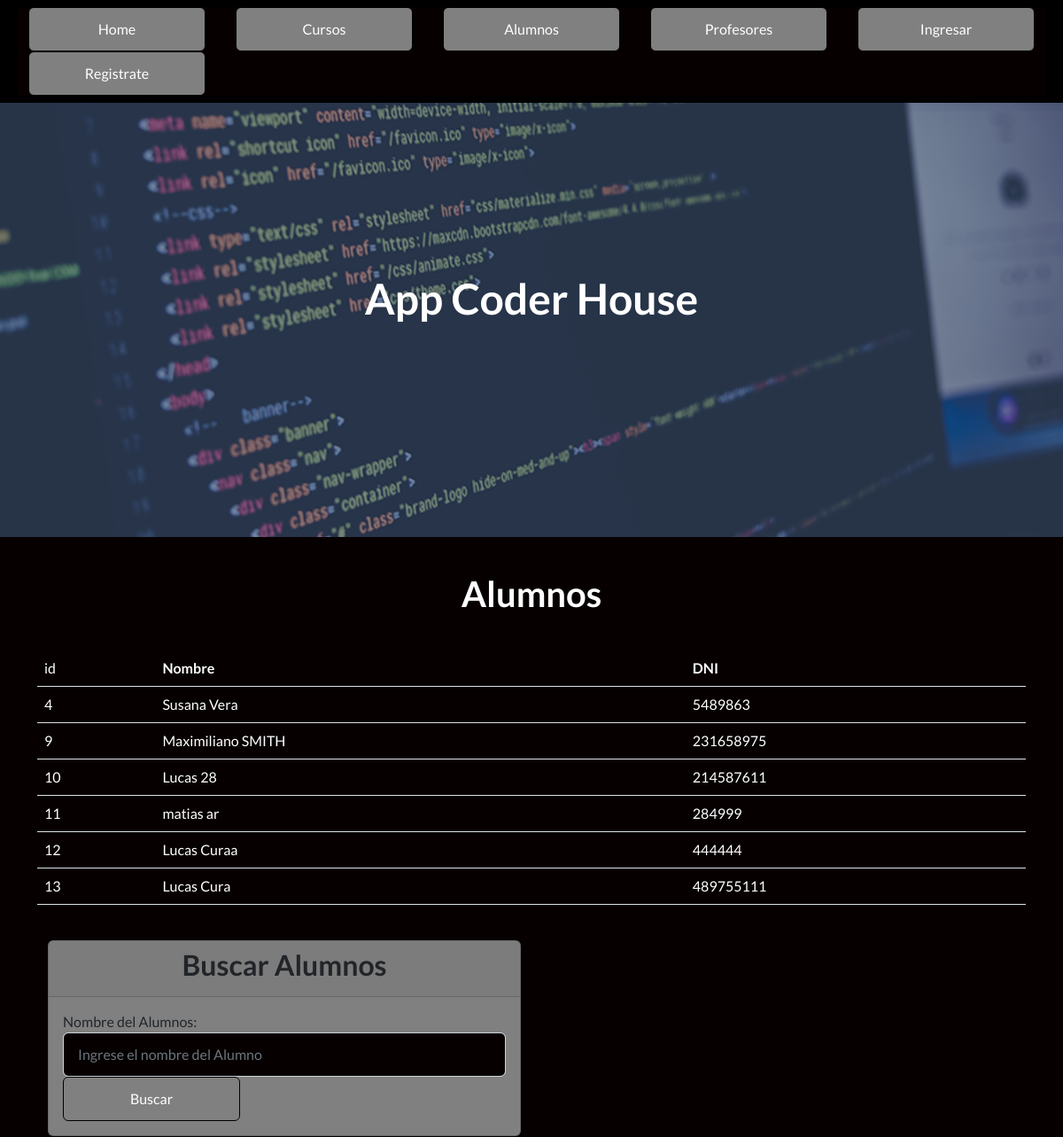
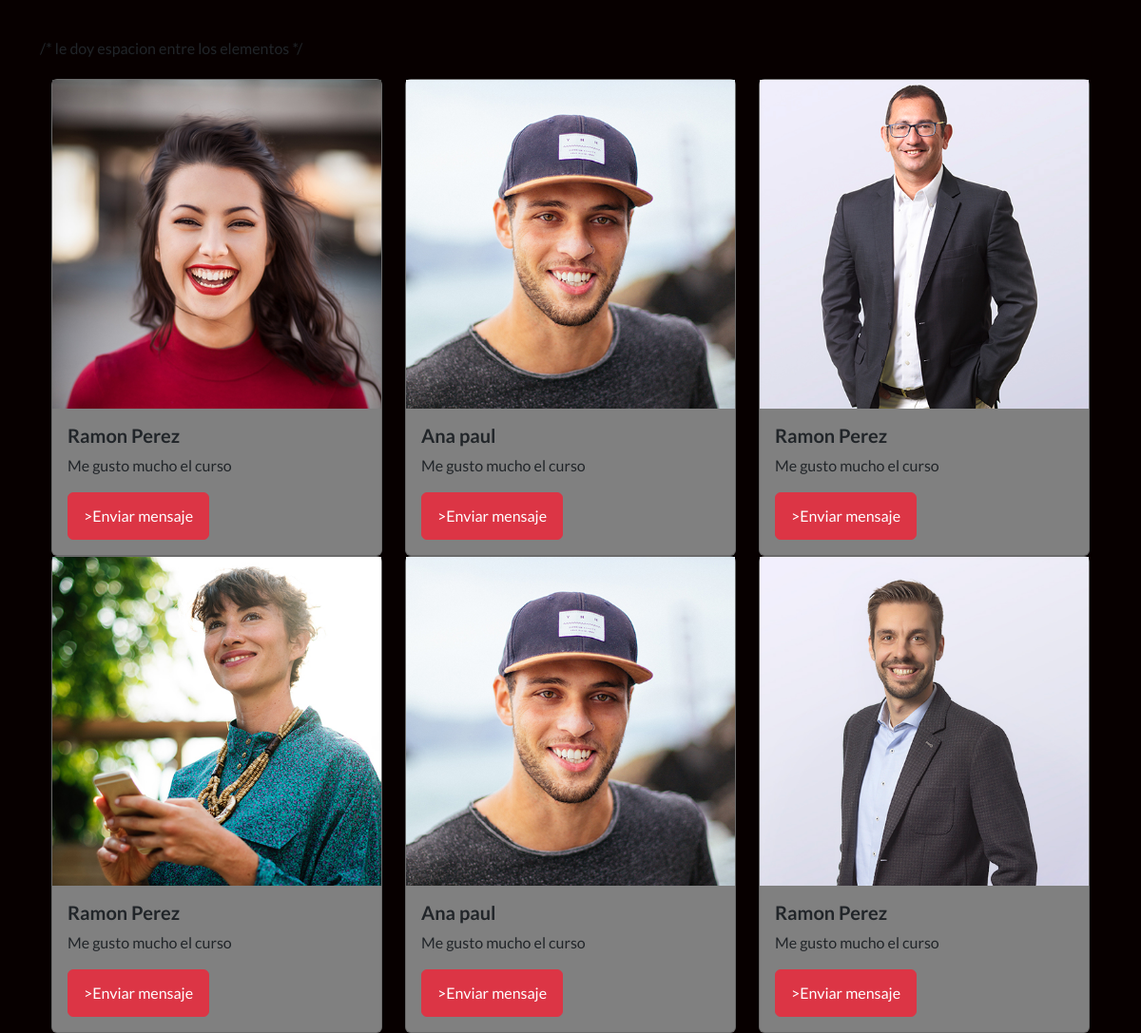
The app's page /AppCoder/alumnos with its own data (2 pictures, top to bottom).
### AppCoder/models.py (models this page shows, shortened)
class Alumnos(models.Model):
    nombre = models.CharField(max_length=40)
    dni = models.IntegerField()

### AppCoder/views.py (the view)
# urls.py: path("alumnos",views.ver_alumnos, name ="alumnos"),
def ver_alumnos(request):
    alumnos = Alumnos.objects.all()  # Suponiendo que Alumno es el modelo de tu tabla de alumnos
    avatares = Avatar.objects.filter(user=request.user.id)
    return render(request, 'alumnos.html', {"alumnos": alumnos, 'url': avatares[0].imagen.url if avatares.exists() else None})

### AppCoder/template/alumnos.html (shortened to what this page needs)
{% extends 'padre.html' %}
{% load static %}
{% block contenido %}
   <main class="container">
    <h1 class="text-center titlle" style="color: hsl(0, 0%, 100%);">Alumnos</h1>
    <table class="table">
        <thead>
            <tr>
                <td style="color: white;">id</td>
                <th style="color: white;">Nombre</th>
                <th style="color: white;">DNI</th>
            </tr>
        </thead>
        <tbody>
            {% for n in alumnos %}
            <tr>
                <td style="color: white;">{{ n.id }}</td>
                <td style="color: white;">{{ n.nombre }}</td>
                <td style="color: white;">{{ n.dni }}</td>
            </tr>
            {% endfor %}
        </tbody>
    </table>
        <main>
            <div class="container">
                <div class="row justify-content-start">
                    <div class="col-md-6">
                        <div class="card">
                            <div class="card-header">
                                <h2 class="text-center">Buscar Alumnos</h2>
                            </div>
                            <div class="card-body">
                                <form action="buscar_al" method="GET">
                                    <div class="form-group">
                                        <label for="nombre">Nombre del Alumnos:</label>
                                        <input type="text" class="form-control" id="nombre" name="nombre" placeholder="Ingrese el nombre del Alumno">
                                    </div>
                                    <button type="submit" class="btn btn-primary btn-block">Buscar</button>
                                </form>
                            </div>
                        </div>
                    </div>
                </div>
            </div>
        <div style="margin-bottom: 40px;"></div> /* le doy espacion entre los elementos */
        <main>
            <div class="container">
                <div  class="row">
                    <div class="col-12 col-md-4">
                        <div class="card">
                            <img src="{% static 'AppCoder/assets/img/testimonials-1.jpg' %}">
                            <div class="card-body">
                                <h5 class="card-title"> Ramon Perez </h5>
                                <p class="card-text">Me gusto mucho el curso </p>
                                <a class="btn btn-danger" href ="">>Enviar mensaje </a>
                          </div>
                        </div>
                    </div>
                   <div class="col-12 col-md-4">
                        <div class="card">
                            <img src="{% static 'AppCoder/assets/img/testimonials-2.jpg' %}">
                            <div class="card-body">
                                <h5 class="card-title"> Ana paul </h5>
                                <p class="card-text">Me gusto mucho el curso </p>
                                <a class="btn btn-danger" href ="">>Enviar mensaje </a>
                          </div>
                        </div>
                    </div>
                    <div class="col-12 col-md-4">
                        <div class="card">
                            <img src="{% static 'AppCoder/assets/img/testimonials-5.jpg' %}">
                            <div class="card-body">
                                <h5 class="card-title"> Ramon Perez </h5>
                                <p class="card-text">Me gusto mucho el curso </p>
                                <a class="btn btn-danger" href ="">>Enviar mensaje </a>
                          </div>
                        </div>
                    </div>
                </div>
                <div  class="row">
                    <div class="col-12 col-md-4">
                        <div class="card">
                            <img src="{% static 'AppCoder/assets/img/testimonials-3.jpg' %}">
                            <div class="card-body">
                                <h5 class="card-title"> Ramon Perez </h5>
                                <p class="card-text">Me gusto mucho el curso </p>
                                <a class="btn btn-danger" href ="">>Enviar mensaje </a>
                          </div>
                        </div>
                    </div>
                   <div class="col-12 col-md-4">
                        <div class="card">
                            <img src="{% static 'AppCoder/assets/img/testimonials-2.jpg' %}">
                            <div class="card-body">
                                <h5 class="card-title"> Ana paul </h5>
                                <p class="card-text">Me gusto mucho el curso </p>
                                <a class="btn btn-danger" href ="">>Enviar mensaje </a>
                          </div>
                        </div>
                    </div>
                    <div class="col-12 col-md-4">
                        <div class="card">
                            <img src="{% static 'AppCoder/assets/img/testimonials-4.jpg' %}">
                            <div class="card-body">
                                <h5 class="card-title"> Ramon Perez </h5>
                                <p class="card-text">Me gusto mucho el curso </p>
                                <a class="btn btn-danger" href ="">>Enviar mensaje </a>
                          </div>
                        </div>
                    </div>
                </div>
        </main>
{% endblock %}

### AppCoder/template/padre.html (style rules this page uses)
body { background-color:#070000; }
.btn.btn-primary { background-color: #808080; color: #fffdfd; width: 200px; outline: none; }

### records on screen
Alumnos: id "4", nombre "Susana Vera", dni "5489863"
Alumnos: id "9", nombre "Maximiliano SMITH", dni "231658975"
Alumnos: id "10", nombre "Lucas 28", dni "214587611"
Alumnos: id "11", nombre "matias ar", dni "284999"
Alumnos: id "12", nombre "Lucas Curaa", dni "444444"
Alumnos: id "13", nombre "Lucas Cura", dni "489755111"
